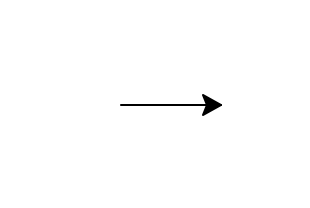

Generate this figure with Python:
# Schritt 1: Zugriff auf die "turtle" Bibliothek bekommen
import turtle

# Schritt 2: Eine Schildkröte erzeugen. Wir nennen sie "lisa". 
# (Variablenname wie "lisa" werde im allgemeinen klein geschrieben.)
lisa = turtle.Turtle()

# Schritt 3: Bewege lisa 50 Pixel (Punkte) in die Richtung, in die sie bereits guckt.
lisa.forward(50)

# Schritt 4: Bescheid sagen, dass wir fertig (engl: *done*) sind 
turtle.done()     # Fenster zeigen
turtle.bye()      # Turtle object löschen
